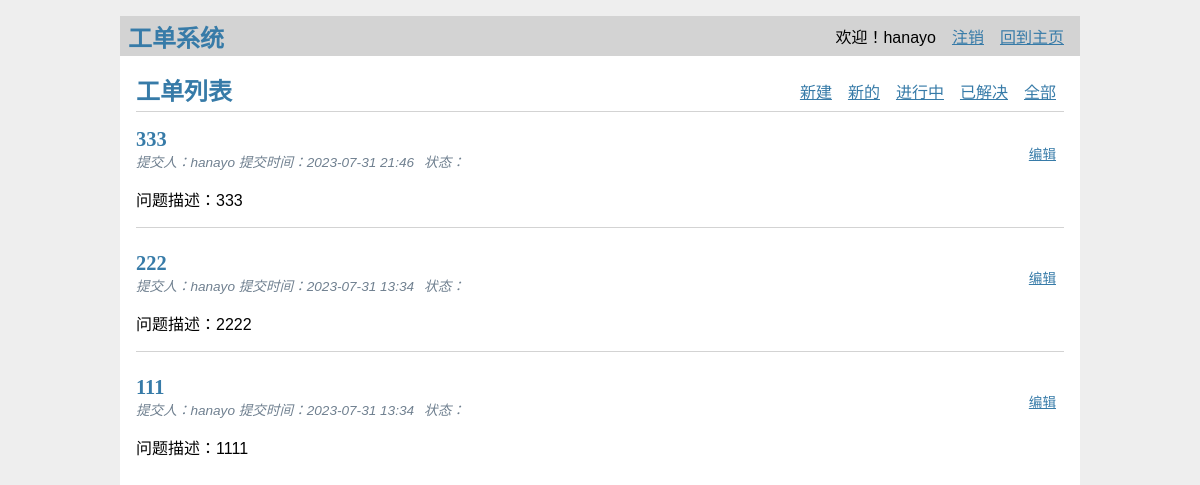
Page / (signed in) on the earlier database version.
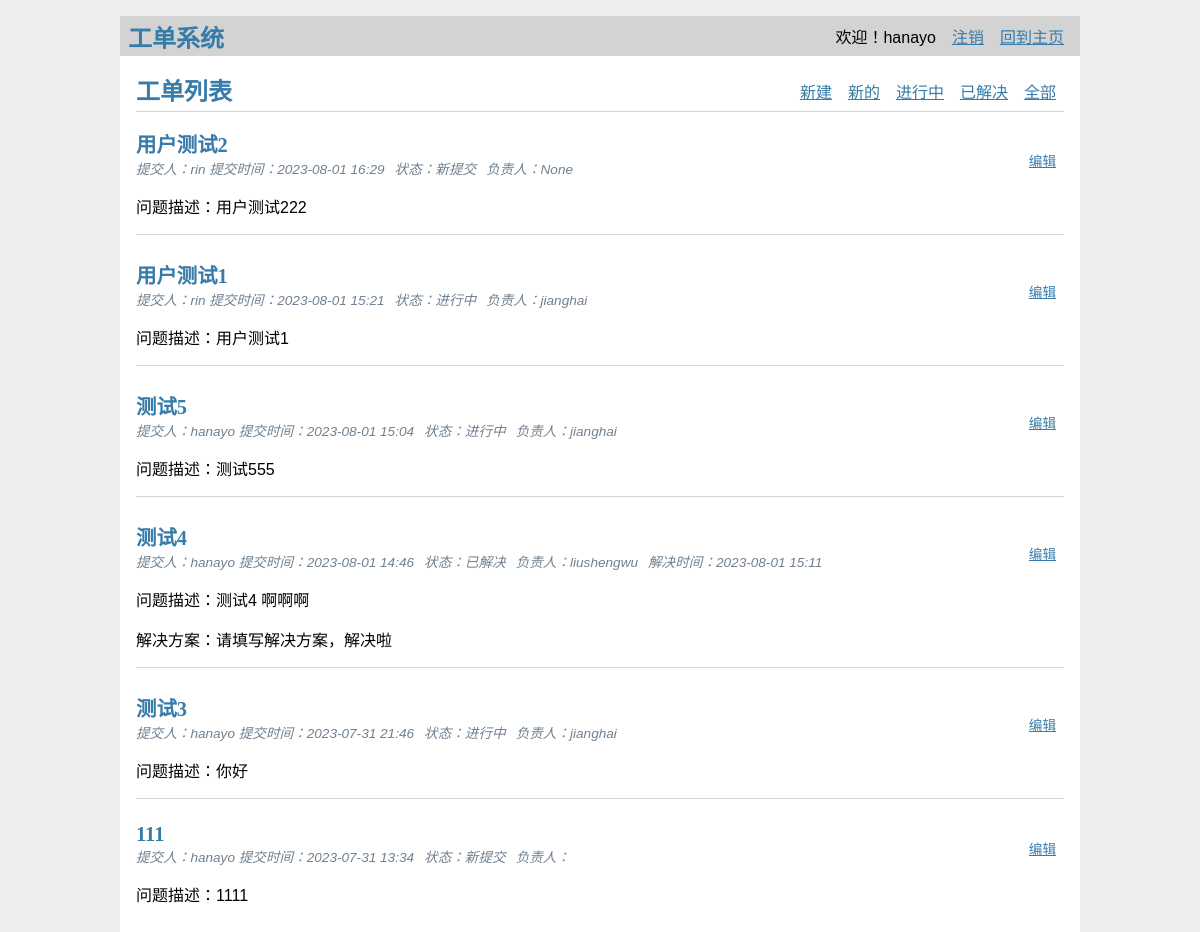
Same page on the later database version.
### tables this page shows
CREATE TABLE user (
  id INTEGER PRIMARY KEY AUTOINCREMENT,
  username TEXT UNIQUE NOT NULL,
  password TEXT NOT NULL
);

CREATE TABLE post (
  id INTEGER PRIMARY KEY AUTOINCREMENT,
  author_id INTEGER NOT NULL,
  created TIMESTAMP NOT NULL DEFAULT CURRENT_TIMESTAMP,
  title TEXT NOT NULL,
  body TEXT NOT NULL,
  category TEXT NOT NULL,
  status TEXT NOT NULL,
  solution TEXT,
  owner TEXT,
  done TIMESTAMP,
  FOREIGN KEY (author_id) REFERENCES user (id)
);

### flaskr/blog.py (the view)
@bp.route('/')
@login_required  # 该装饰器表示该页面需要登录，否则就转到登录页
def index():
    db = get_db()
    current_userid = session['user_id']
    key_word = None
    sql_txt = """
        SELECT p.id, title, body, created, author_id, username, category, status, solution, owner, done
        FROM post p JOIN user u ON p.author_id = u.id
    """
    if current_userid not in admins:
        sql_txt += f' WHERE p.author_id = {current_userid}'
        is_admin = False
    else:
        is_admin = True
    sql_txt += ' ORDER BY created DESC'
    posts = db.execute(sql_txt).fetchall()
    return render_template('blog/index.html', posts=posts, s_dict=status_dict, is_admin=is_admin, key=key_word)

### flaskr/auth.py (called while the page is built)
@bp.before_app_request
def load_logged_in_user():
    user_id = session.get('user_id')
    if user_id is None:
        g.user = None
    else:
        g.user = get_db().execute(
            'SELECT * FROM user WHERE id = ?', (user_id,)
        ).fetchone()

def login_required(view):
    @functools.wraps(view)
    def wrapped_view(**kwargs):
        if g.user is None:
            return redirect(url_for('auth.login'))
        return view(**kwargs)
    return wrapped_view

### flaskr/db.py (called while the page is built)
def get_db():
    if 'db' not in g:
        g.db = sqlite3.connect(
            current_app.config['DATABASE'],
            detect_types=sqlite3.PARSE_DECLTYPES
        )
        g.db.row_factory = sqlite3.Row
    return g.db

### flaskr/templates/blog/index.html
{% extends 'base.html' %}
{% block header %}
  <h1>{% block title %}工单列表{% endblock %}</h1>
  {% if g.user %}
    <a class="action" href="{{ url_for('blog.create') }}">新建</a>
  {% endif %}
  {% if is_admin %}
    <a class="action" href="{{ url_for('blog.filter_display', status='new') }}">新的</a>
    <a class="action" href="{{ url_for('blog.filter_display', status='ongoing') }}">进行中</a>
    <a class="action" href="{{ url_for('blog.filter_display', status='closed') }}">已解决</a>
    <a class="action" href="/">全部</a>
  {% endif %}
{% endblock %}
{% block content %}
  {% for post in posts %}
    <article class="post">
      <header>
        <div>
          <h1>{{ post['title'] }}</h1>
          <div class="about">提交人：{{ post['username'] }} 提交时间：{{ post['created'].strftime('%Y-%m-%d %H:%M') }}</div>
          <div class="about">状态：{{s_dict[post['status']]}} </div>
          {% if not post['owner'] == None %}
          <div class="about">负责人：{{post['owner']}} </div>
          {% endif %}
          {% if post['status'] == "closed" %}
          <div class="about">解决时间：{{post['done'].strftime('%Y-%m-%d %H:%M')}} </div>
          {% endif %}
        </div>
        {% if is_admin%}
          <a class="action" href="{{ url_for('blog.update', id=post['id'], key=key) }}">编辑</a>
        {% endif %}
      </header>
      <p class="body">问题描述：{{ post['body'] }}</p>
      {% if post['status'] == 'closed' %}
      <p class="body">解决方案：{{ post['solution'] }}</p>
      {% endif %}
    </article>
    {% if not loop.last %}
      <hr>
    {% endif %}
  {% endfor %}
{% endblock %}

### flaskr/templates/base.html (shortened to what this page needs)
<!doctype html>
<link rel="stylesheet" href="{{ url_for('static', filename='style.css') }}">
<nav>
  <h1>工单系统</h1>
  <ul>
    {% if g.user %}
      <li><span>欢迎！{{ g.user['username'] }}</span>
      <li><a href="{{ url_for('auth.logout') }}">注销</a>
      <li><a href="/">回到主页</a>
    {% else %}
      <li><a href="{{ url_for('auth.register') }}">注册</a>
      <li><a href="{{ url_for('auth.login') }}">登录</a>
    {% endif %}
  </ul>
</nav>
<section class="content">
  <header>
    {% block header %}{% endblock %}
  </header>
  {% block content %}{% endblock %}
</section>

### flaskr/static/style.css (style rules this page uses)
h1, h2, h3, h4, h5, h6 { font-family: serif; color: #377ba8; margin: 1rem 0; }
a { color: #377ba8; }
hr { border: none; border-top: 1px solid lightgray; }
nav { background: lightgray; display: flex; align-items: center; padding: 0 0.5rem; }
nav h1 { flex: auto; margin: 0; }
nav ul { display: flex; list-style: none; margin: 0; padding: 0; }
nav ul li a, nav ul li span, header .action { display: block; padding: 0.5rem; }
.content { padding: 0 1rem 1rem; }
.content > header { border-bottom: 1px solid lightgray; display: flex; align-items: flex-end; }
.content > header h1 { flex: auto; margin: 1rem 0 0.25rem 0; }
.post > header { display: flex; align-items: flex-end; font-size: 0.85em; }
.post > header > div:first-of-type { flex: auto; }
.post > header h1 { font-size: 1.5em; margin-bottom: 0; }
.post .about { color: slategray; font-style: italic; float: left; margin-right:10px }
.post .body { white-space: pre-line; }
.content:last-child { margin-bottom: 0; }

Differences in the rows shown:
removed post: title "222", username "hanayo", created "2023-07-31 13:34", body "2222"
added post: title "用户测试2", username "rin", created "2023-08-01 16:29", status "新提交", owner "None", body "用户测试222"
added post: title "用户测试1", username "rin", created "2023-08-01 15:21", status "进行中", owner "jianghai", body "用户测试1"
added post: title "测试5", username "hanayo", created "2023-08-01 15:04", status "进行中", owner "jianghai", body "测试555"
added post: title "测试4", username "hanayo", created "2023-08-01 14:46", status "已解决", owner "liushengwu", done "2023-08-01 15:11", body "测试4 啊啊啊", solution "请填写解决方案，解决啦"
changed post (number 5 of 6 on the later page): title "333" → "测试3"; status (not shown) → "进行中"; owner (not shown) → "jianghai"; body "333" → "你好"
changed post (number 6 of 6 on the later page): status (not shown) → "新提交"; owner empty → empty (drawn)
